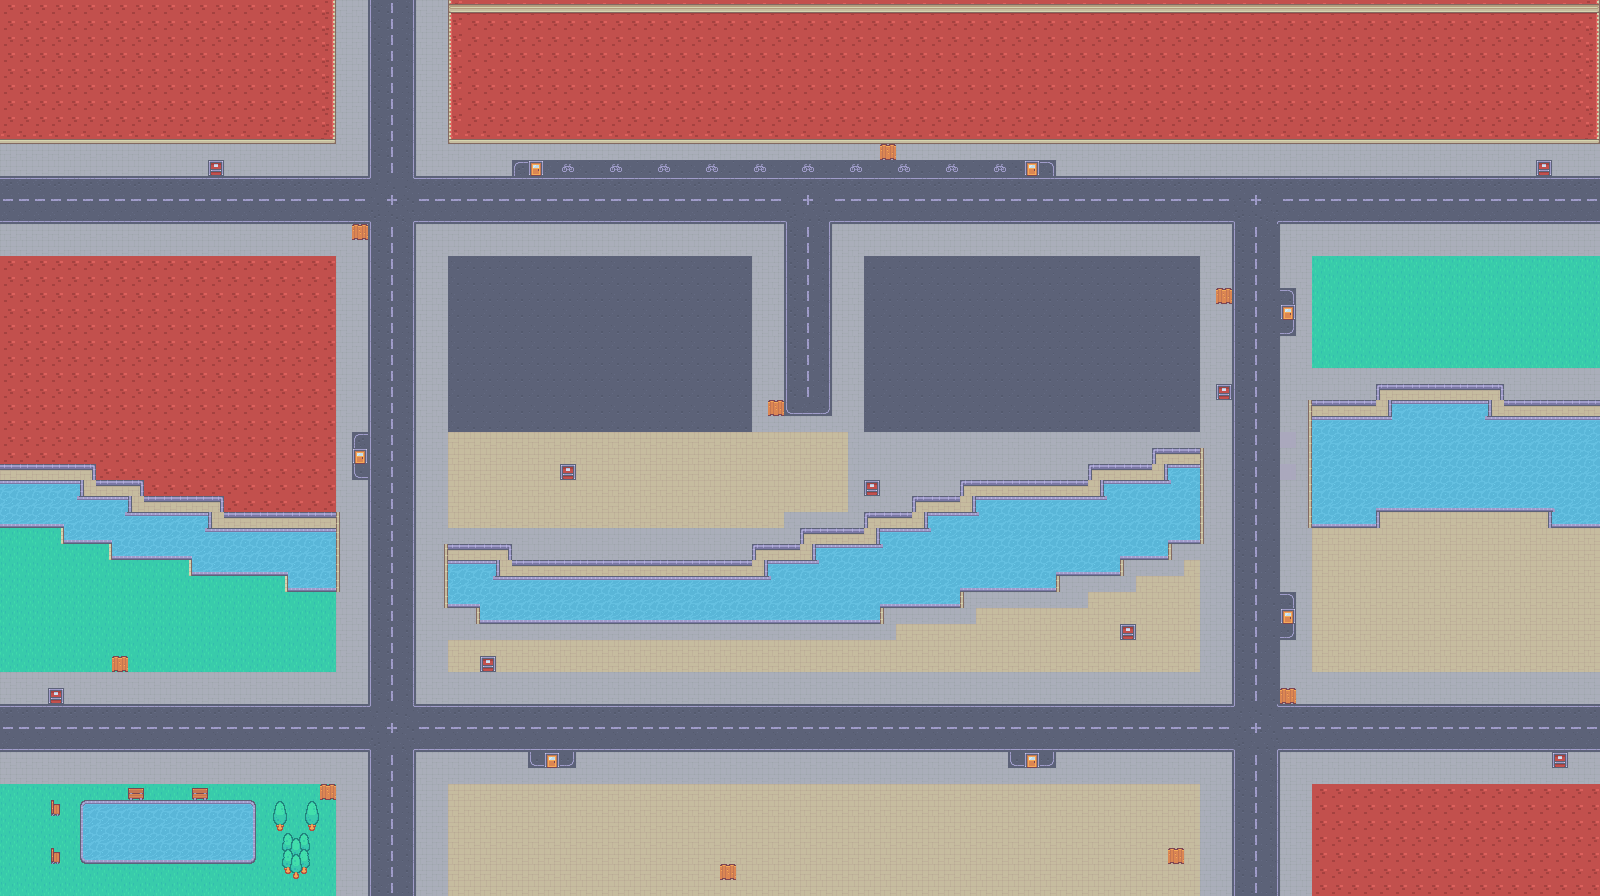

Rendered tile map (Tiled .tmx) drawn with the repository's tilesets; below, a short description and the map source with its tile grids summarised:
An orthogonal 100x56 tile map with 16x16 px tiles, 8 tile layers (navigation, bikeStations, trainStations, busRoutes, ...).

<map version="1.10" tiledversion="1.10.2" orientation="orthogonal" renderorder="right-down" width="100" height="56" tilewidth="16" tileheight="16" infinite="0" nextlayerid="10" nextobjectid="1">
 <tileset firstgid="1" source="urbanRPG.tsx" />
 <layer id="1" name="navigation" width="100" height="56">
  <data>[5600 cells, 3339 non-empty, 1 distinct tile ids]</data>
 </layer>
 <layer id="6" name="bikeStations" width="100" height="56">
  <data>[5600 cells, 9 non-empty, 2 distinct tile ids]</data>
 </layer>
 <layer id="5" name="trainStations" width="100" height="56">
  <data>[5600 cells, 9 non-empty, 1 distinct tile ids]</data>
 </layer>
 <layer id="4" name="busRoutes" width="100" height="56">
  <data>[5600 cells, 195 non-empty, 1 distinct tile ids]</data>
 </layer>
 <layer id="7" name="busStations" width="100" height="56">
  <data>[5600 cells, 7 non-empty, 1 distinct tile ids]</data>
 </layer>
 <layer id="2" name="lines" width="100" height="56">
  <data>[5600 cells, 314 non-empty, 1 distinct tile ids]</data>
 </layer>
 <layer id="8" name="Tile Layer Under" width="100" height="56">
  <data>[5600 cells, 5600 non-empty, 39 distinct tile ids]</data>
 </layer>
 <layer id="9" name="Tile Layer Over" width="100" height="56">
  <data>[5600 cells, 1654 non-empty, 33 distinct tile ids]</data>
 </layer>
</map>
